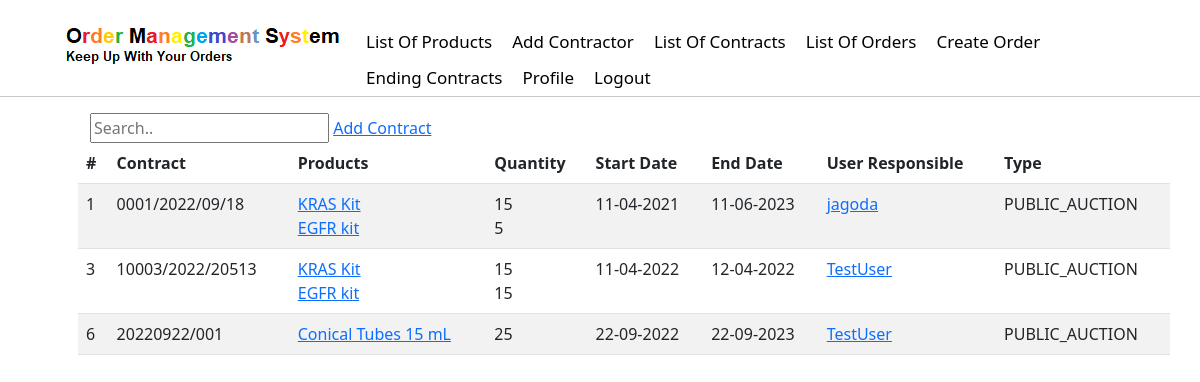
/contracts/ (signed in), run on an earlier commit of the app's database.
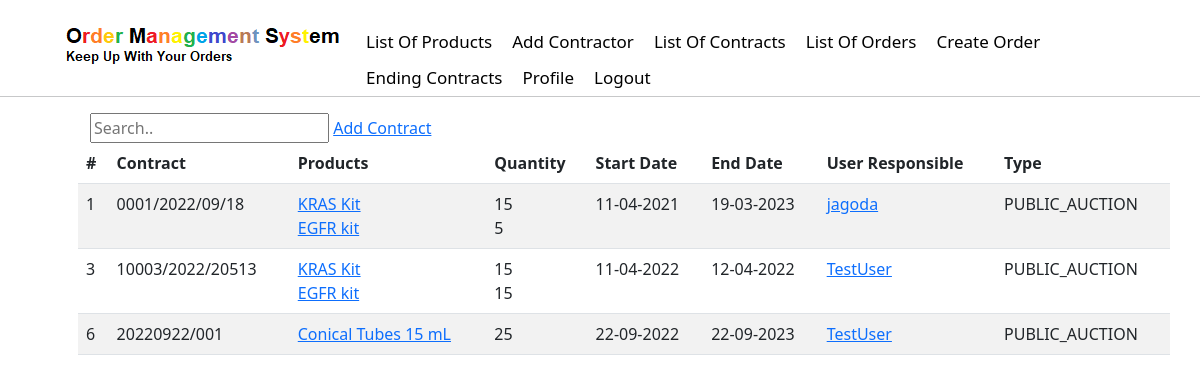
And on a later commit of the database.
### layout/models.py (models this page shows, shortened)
class Contract(models.Model):
    name = models.CharField(max_length=100)
    contractor = models.ForeignKey(Contractor, null=True, on_delete=models.SET_NULL)
    user_responsible = models.ForeignKey(User, null=True, on_delete=models.SET_NULL)
    start_date = models.DateField()
    end_date = models.DateField()
    products = models.ManyToManyField(Product)
    PUBLIC_AUCTION = 'PUBLIC_AUCTION'
    QUICK_TENDER = 'QUICK_TENDER'
    type_choises = [
        (PUBLIC_AUCTION, 'Public Auction'),
        (QUICK_TENDER, 'Quick Tender')
    ]
    type = models.CharField(max_length=100, choices=type_choises)
    def display_products(self): #return list of products related to specific contract
        return [product for product in self.products.all()]
    def storage(self): #return stock status as a list, related to list od products
        list_of_products = self.display_products()
        storage_list = []
        for p in list_of_products:
            update = Storage.objects.filter(product=p.id).filter(contract=self).first()
            storage_list.append(update.number_of_products)
        return storage_list

### layout/views.py (the view)
# urls.py: path('contracts/', ContractListView.as_view(), name = 'contracts-list'),
class ContractListView(LoginRequiredMixin, ListView):
    model = Contract
    template_name = 'layout/contracts.html'
    context_object_name = 'contracts'

### layout/models.py (called while the page is built)
    def __str__(self):
        return self.name

### layout/templates/layout/contracts.html (shortened to what this page needs)
{% extends "layout/base.html" %}
{% block content %}
<div class ="topnav">
    <input type="text" placeholder="Search..">
    <a href="{% url 'contract-create' %}">Add Contract</a>
</div>
    <table class="table table-striped table-hover">
        <thead>
            <tr>
                <th>#</th>
                <th scope="col">Contract</th>
                <th scope="col">Products</th>
                <th scope="col">Quantity</th>
                <th scope="col">Start Date</th>
                <th scope="col">End Date</th>
                <th scope="col">User Responsible</th>
                <th scope="col">Type</th>
            </tr>
        </thead>
            {% for contract in contracts %}
                <tr>
                <td > {{ contract.id }} </td>
                <td>{{ contract.name}}</td>
                <td>{% for product in contract.display_products %}
                    <div><a href="{% url 'product-detail' product.id %}">{{ product }}</a></div>
                    {% endfor %}
                </td>
                <td>{% for number in contract.storage %}
                    <div>{{ number }}</div>
                    {% endfor %}
                </td>
                <td>{{ contract.start_date|date:"d-m-Y" }}</td>
                <td>{{ contract.end_date|date:"d-m-Y" }}</td>
                <td><a href="#">{{ contract.user_responsible }}</a></td>
                <td>{{ contract.type }}</td>
            {% endfor %}
        </tr>
    </table>
{% endblock content %}

What changed in the data, as far as the page shows it:
changed Contract "jagoda": end_date "11-06-2023" → "19-03-2023"
